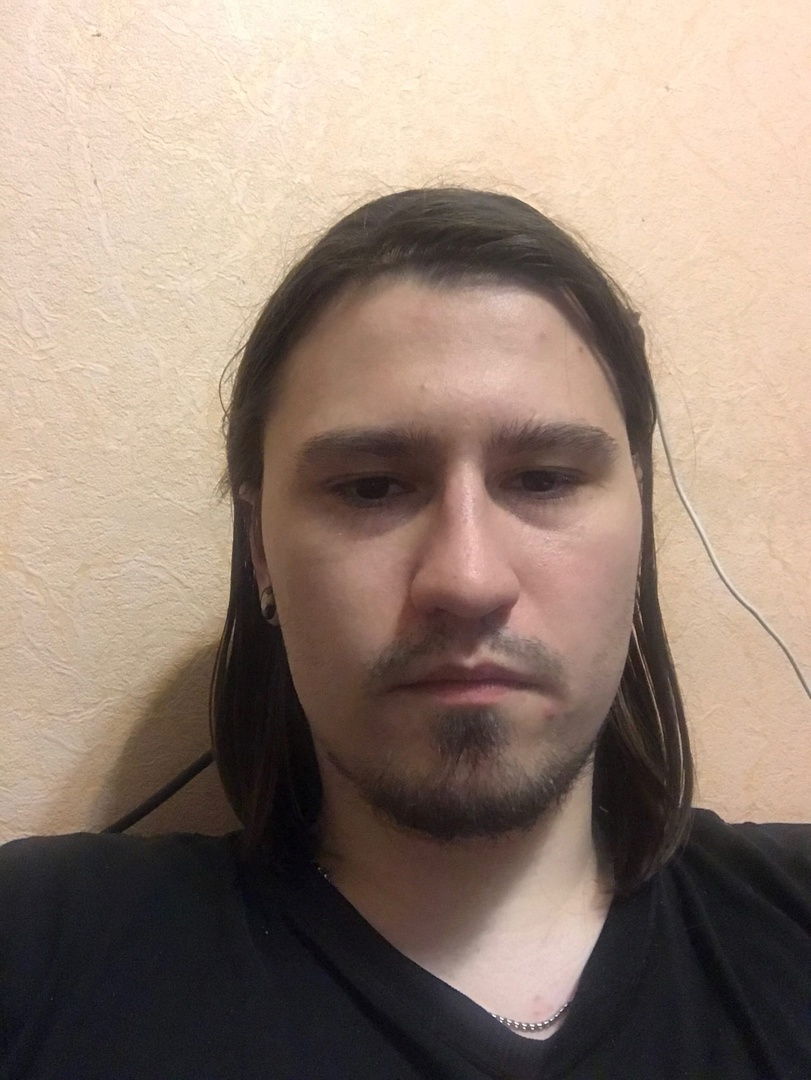
#> input picture test2.jpeg, 811 x 1080 px
$ python -i utils.py   (imports and definitions only)
#> lines starting #> are read from the running program, lines starting #| are printed output that depends on the picture
#> further down, picture is the input picture: shape (1080, 811, 3); mean B, G, R 118.6, 131.7, 150.7
import cv2
import numpy as np


def set_brightness_img(img, value=40):
#> called with value = 40
    hsv = cv2.cvtColor(img, cv2.COLOR_BGR2HSV)
#> hsv: shape (1080, 811, 3); mean H, S, V 34.1, 60.2, 151.5
    h, s, v = cv2.split(hsv)
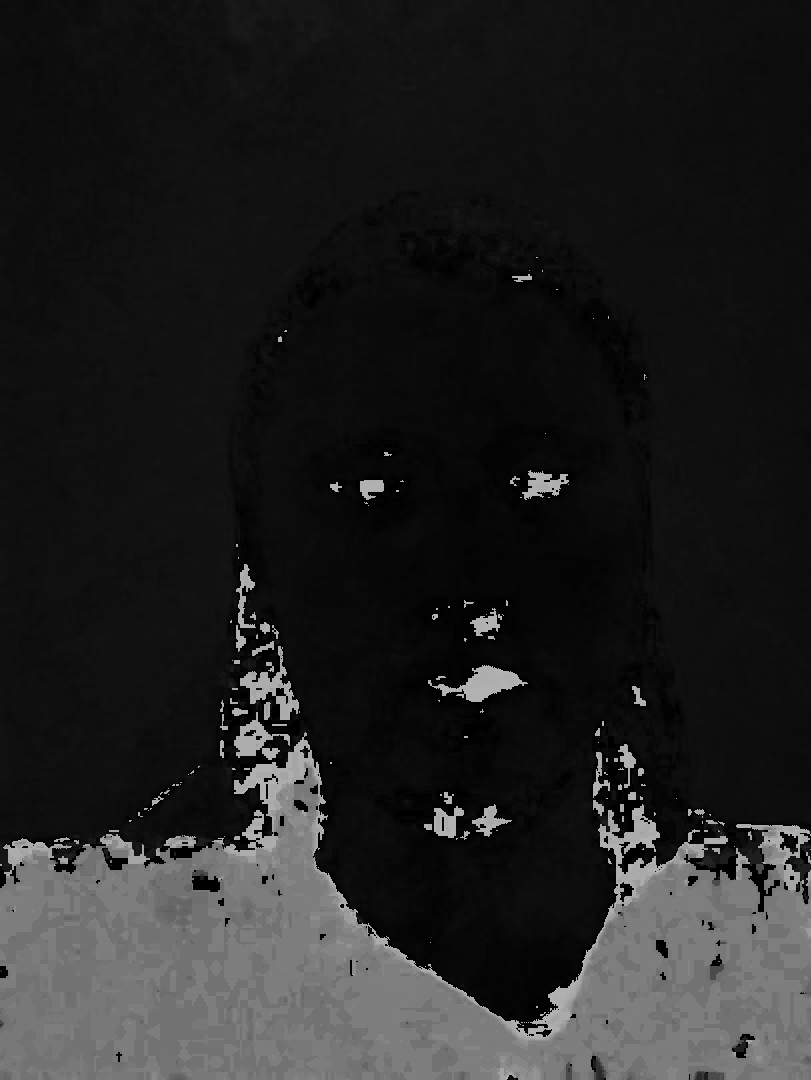
#> h: shape (1080, 811); min 0, max 179, mean 34.1
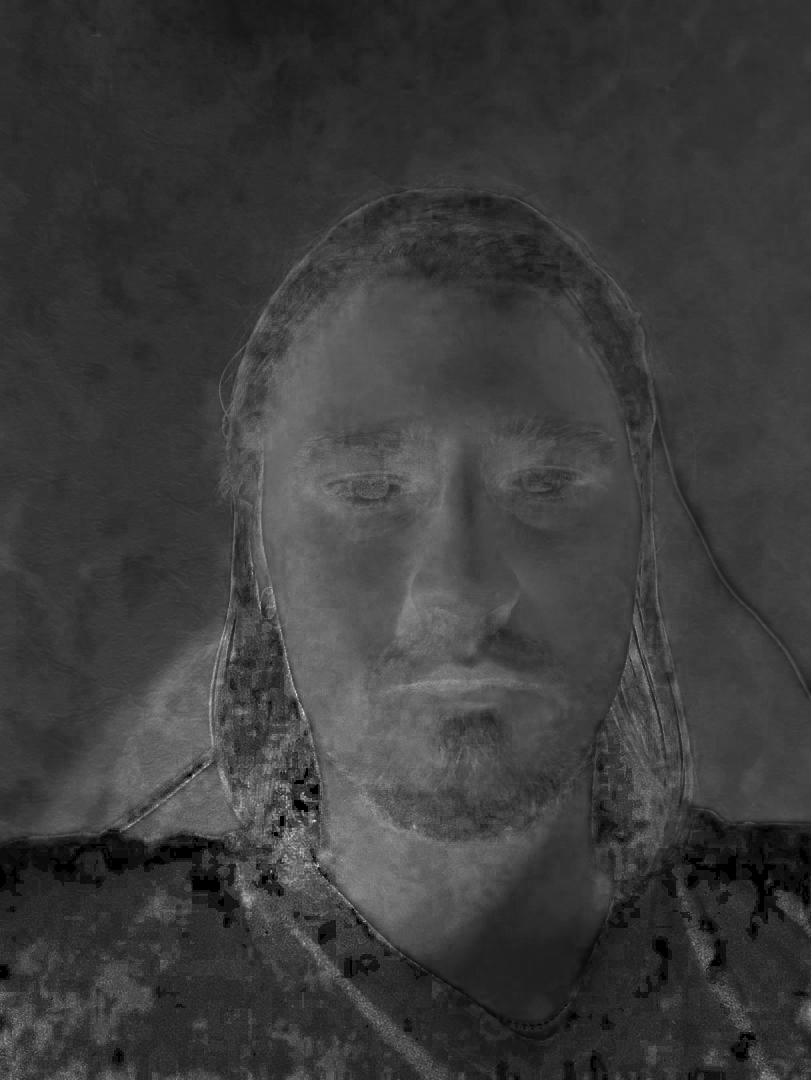
#> s: shape (1080, 811); min 0, max 255, mean 60.2
    if value >= 0:
        lim = 255 - value
        v[v > lim] = 255
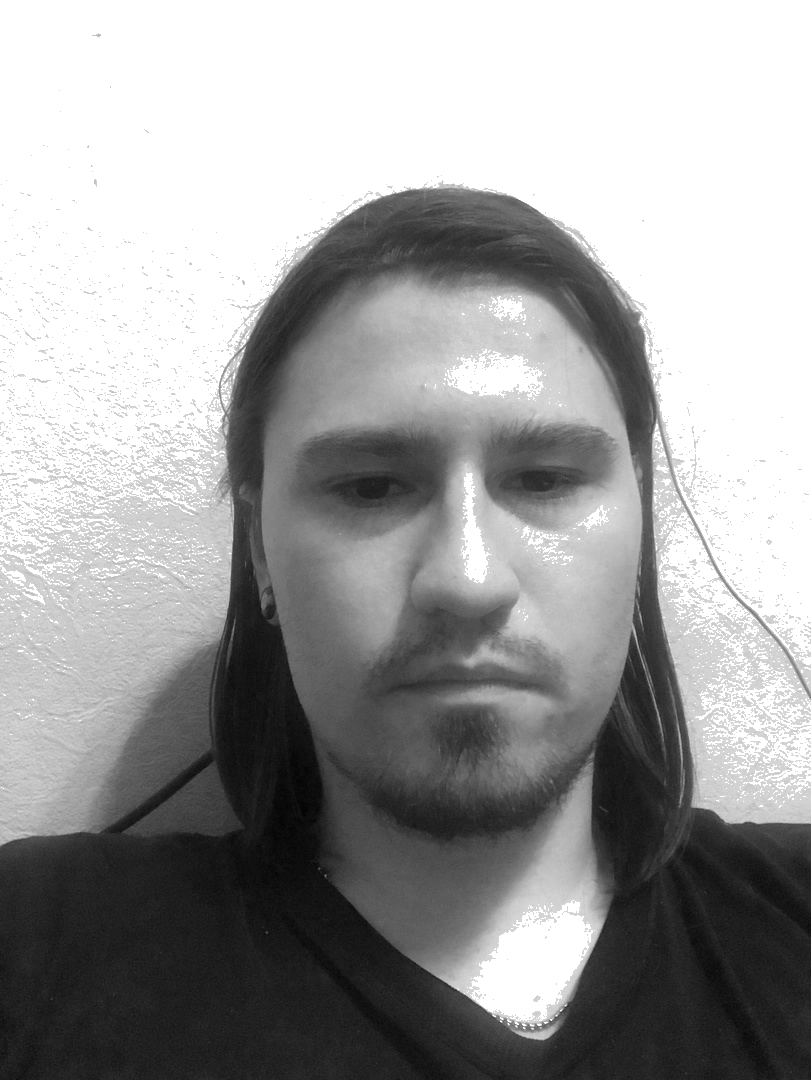
#> v: shape (1080, 811); min 1, max 255, mean 157.1
        v[v <= lim] += value
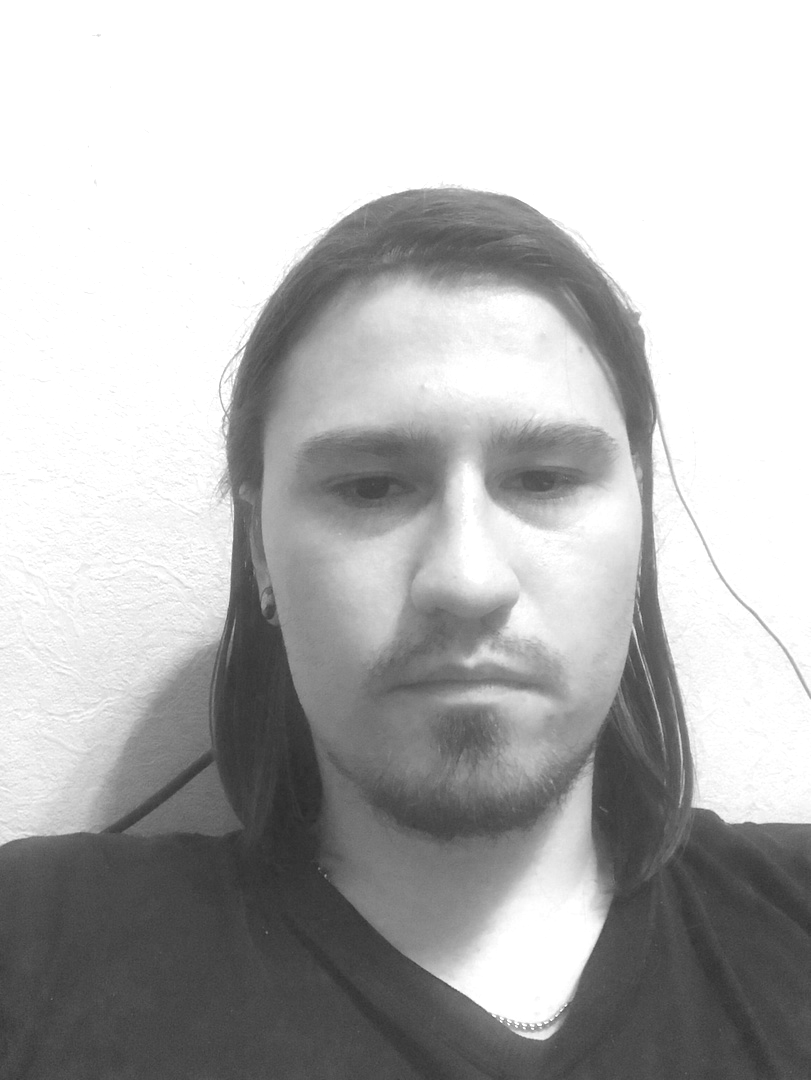
#> v: shape (1080, 811); min 41, max 255, mean 182.5
    else:
        lim = np.absolute(value)
        v[v < lim] = 0
        v[v >= lim] -= np.absolute(value)

    final_hsv = cv2.merge((h, s, v))
#> final_hsv: shape (1080, 811, 3); mean H, S, V 34.1, 60.2, 182.5
    img = cv2.cvtColor(final_hsv, cv2.COLOR_HSV2BGR)
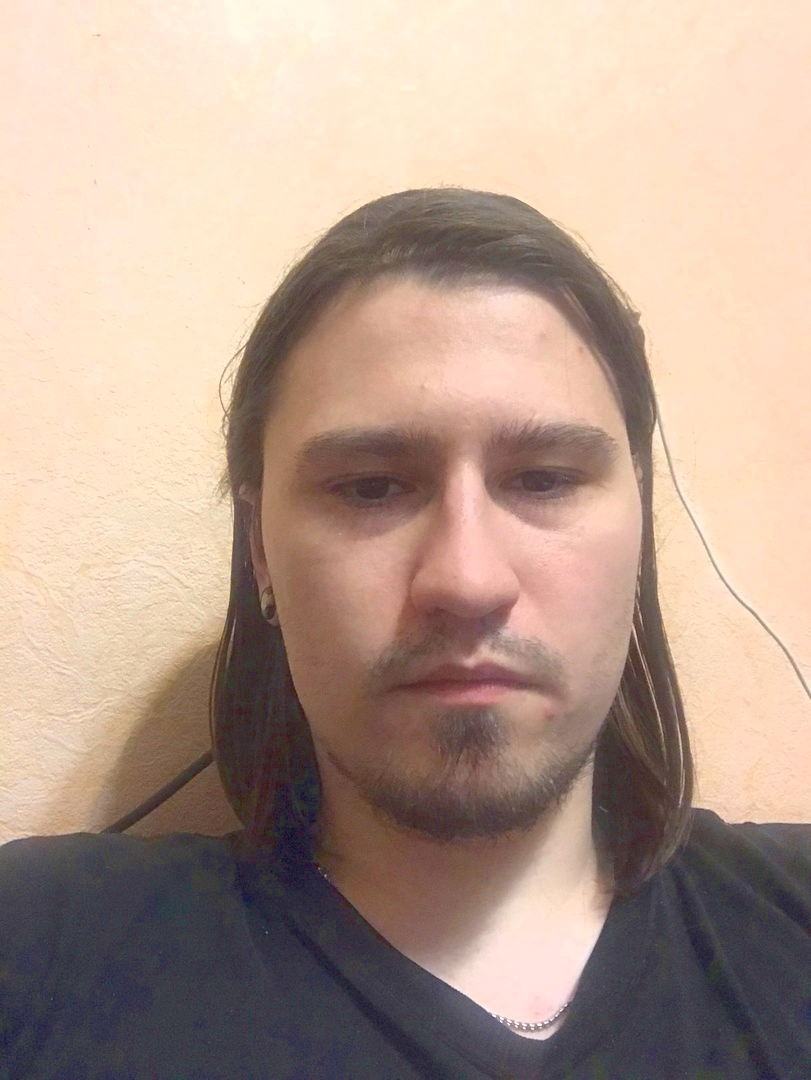
#> img: shape (1080, 811, 3); mean B, G, R 142.8, 156.9, 180.4

    return img


def saturation_img(img, value=40):
    hsv = cv2.cvtColor(img, cv2.COLOR_BGR2HSV)
    h, s, v = cv2.split(hsv)
    if value >= 0:
        lim = 255 - value
        s[s > lim] = 255
        s[s <= lim] += value
    else:
        lim = np.absolute(value)
        s[s < lim] = 0
        s[s >= lim] -= np.absolute(value)

    final_hsv = cv2.merge((h, s, v))
    img = cv2.cvtColor(final_hsv, cv2.COLOR_HSV2BGR)

    return img

>>> import cv2
>>> picture = cv2.imread('test2.jpeg')
>>> result = set_brightness_img(picture)

$ run again, on test3.jpg
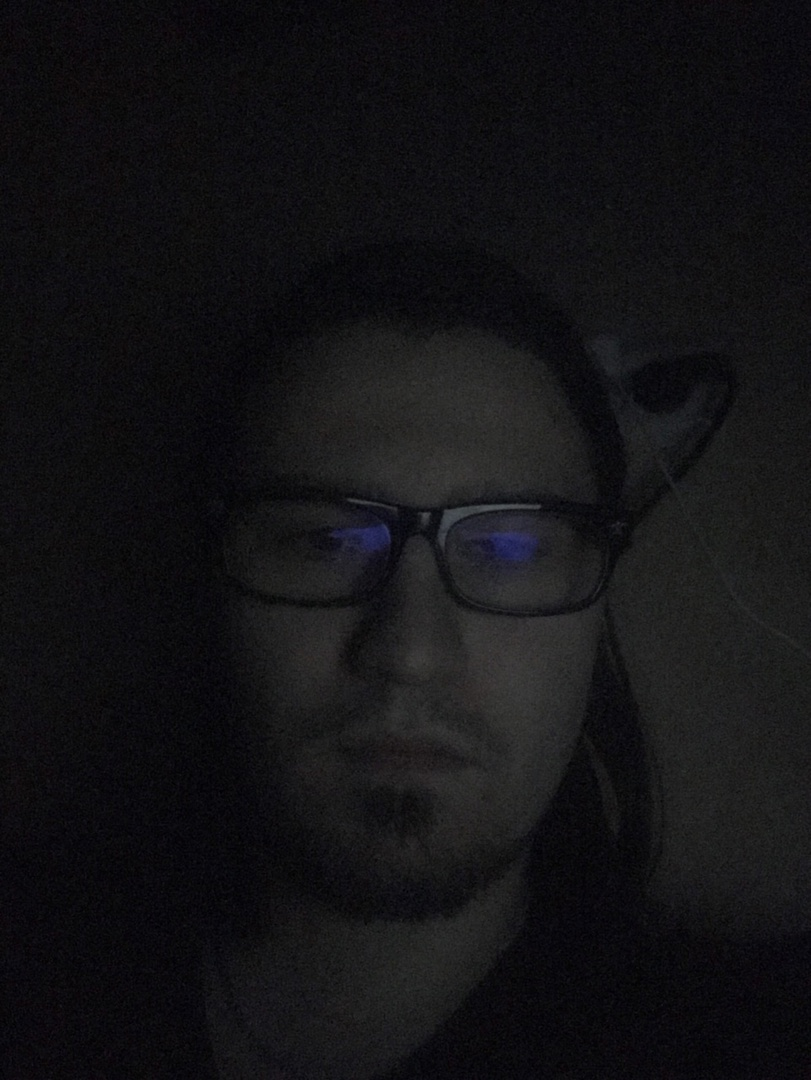
#> input picture test3.jpg, 811 x 1080 px
#> picture is the input picture: shape (1080, 811, 3); mean B, G, R 21, 18.7, 19.2
#> hsv: shape (1080, 811, 3); mean H, S, V 92.2, 41.2, 21.2
#> in set_brightness_img, `h, s, v = cv2.split(hsv)`:
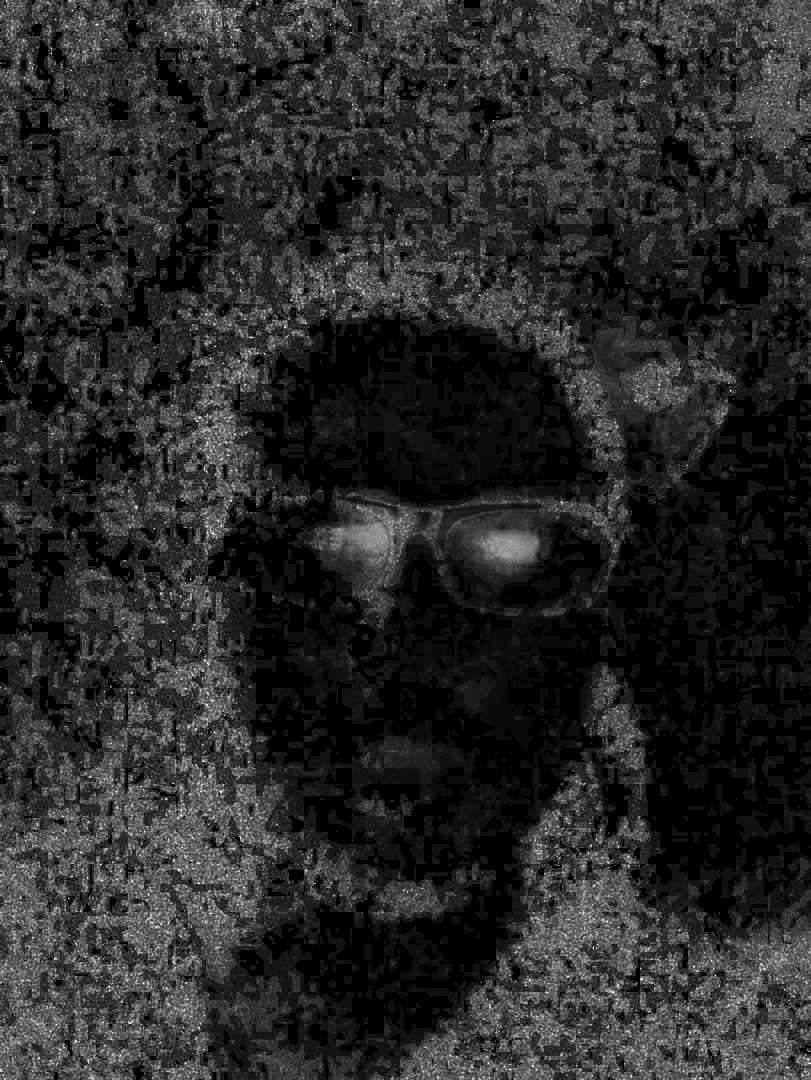
#> s: shape (1080, 811); min 0, max 255, mean 41.2
#> final_hsv: shape (1080, 811, 3); mean H, S, V 92.2, 41.2, 61.2
#> in set_brightness_img, `img = cv2.cvtColor(final_hsv, cv2.COLOR_HSV2BGR)`:
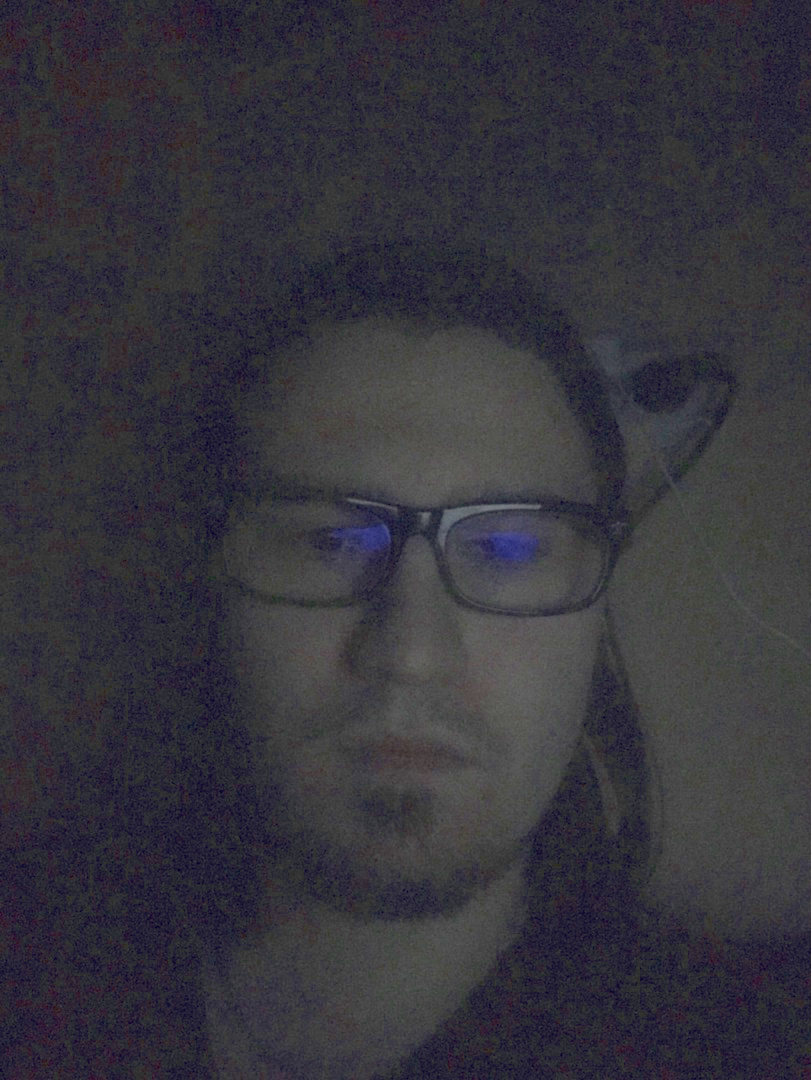
#> img: shape (1080, 811, 3); mean B, G, R 60.6, 52.1, 53.9

$ run again, on test4.jpg
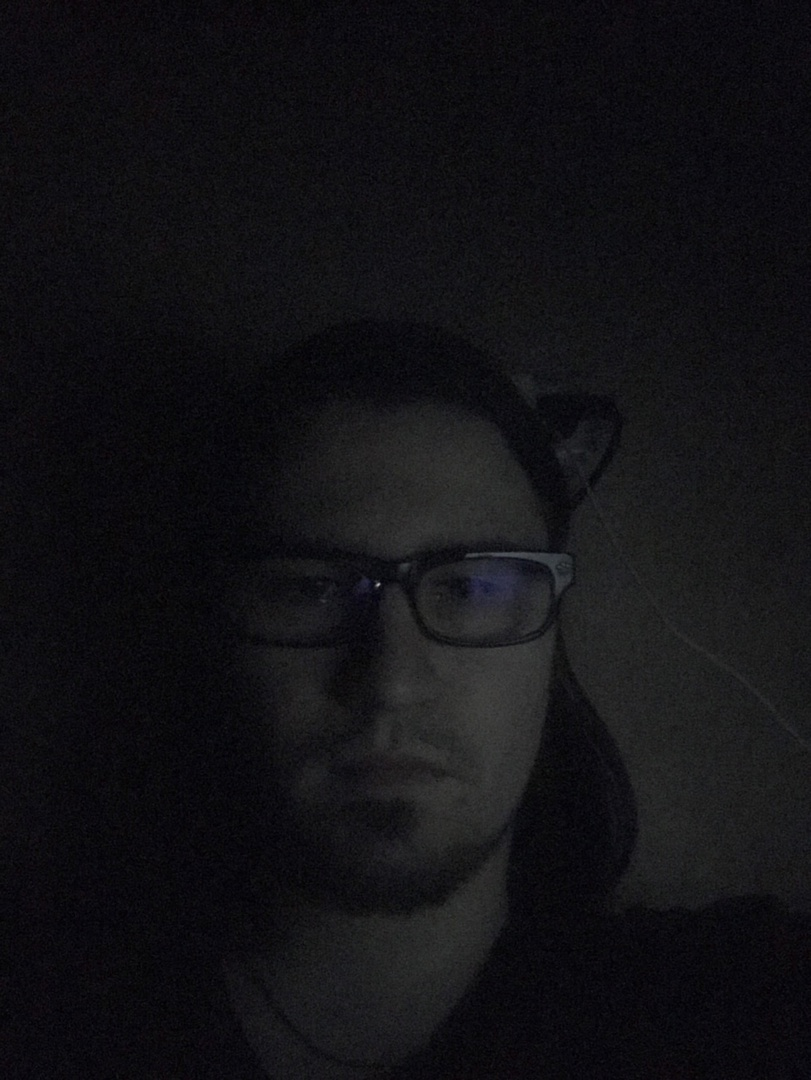
#> input picture test4.jpg, 811 x 1080 px
#> picture is the input picture: shape (1080, 811, 3); mean B, G, R 21, 17.7, 18.3
#> hsv: shape (1080, 811, 3); mean H, S, V 106.2, 53.6, 21.1
#> in set_brightness_img, `h, s, v = cv2.split(hsv)`:
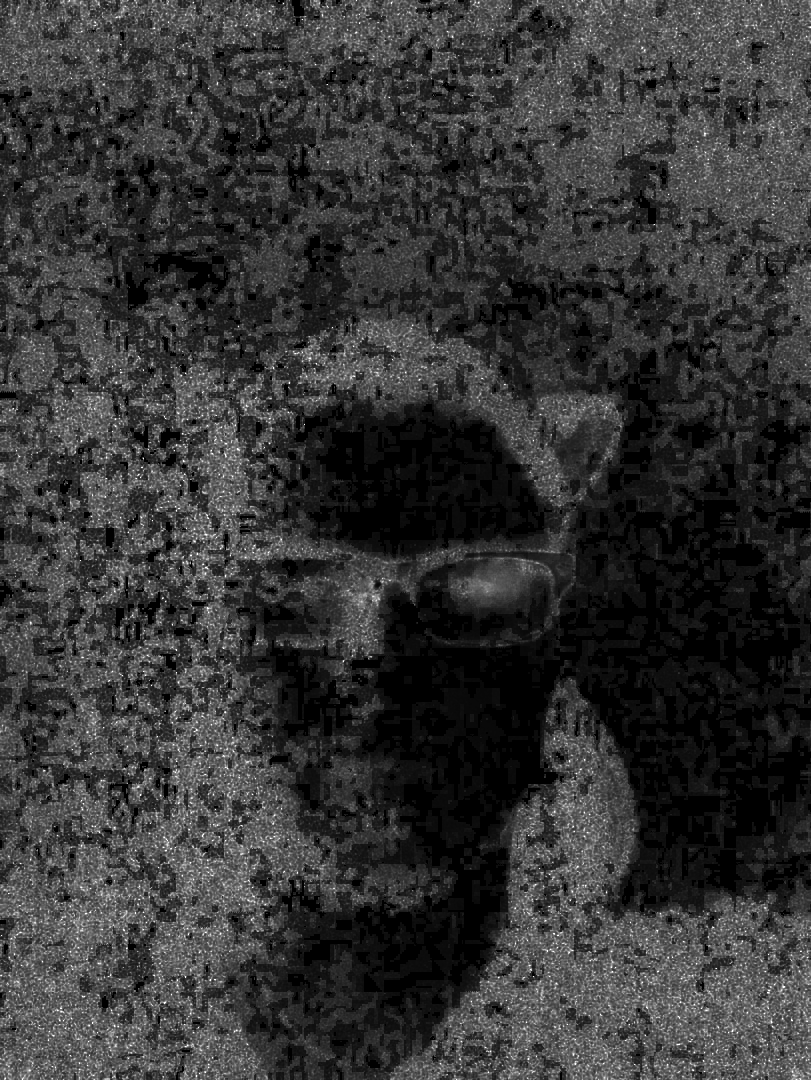
#> s: shape (1080, 811); min 0, max 255, mean 53.6
#> final_hsv: shape (1080, 811, 3); mean H, S, V 106.2, 53.6, 61.1
#> in set_brightness_img, `img = cv2.cvtColor(final_hsv, cv2.COLOR_HSV2BGR)`:
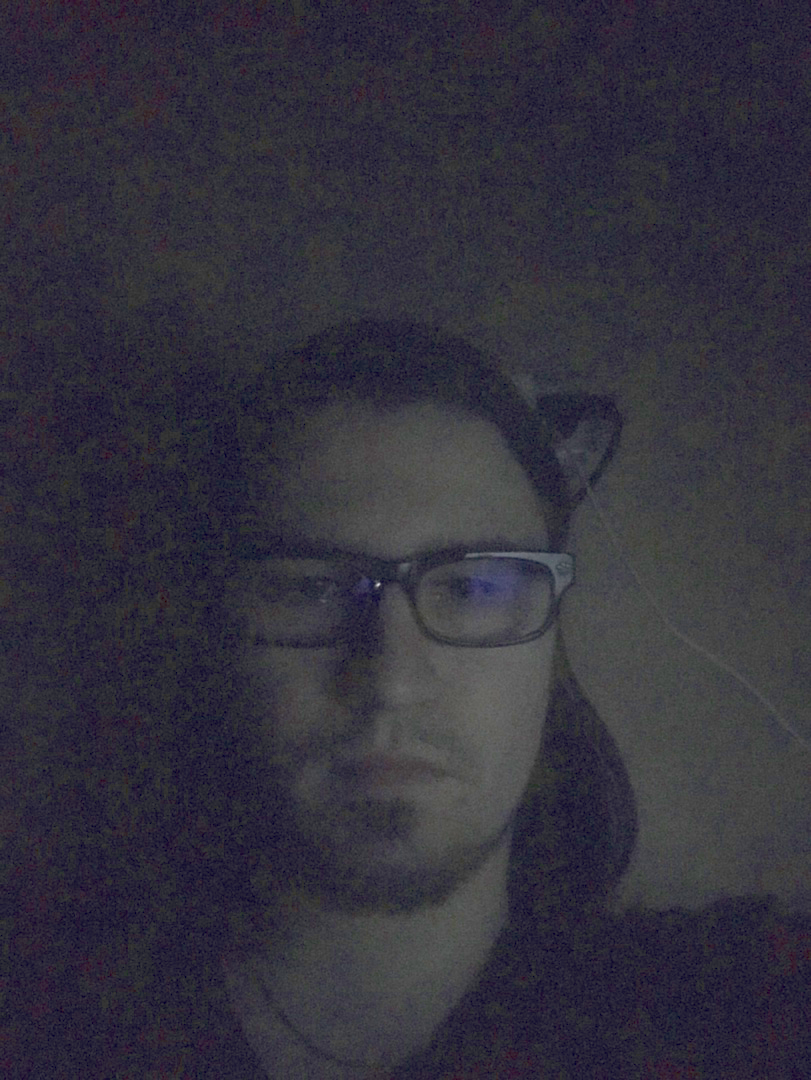
#> img: shape (1080, 811, 3); mean B, G, R 60.8, 49.1, 51.2
